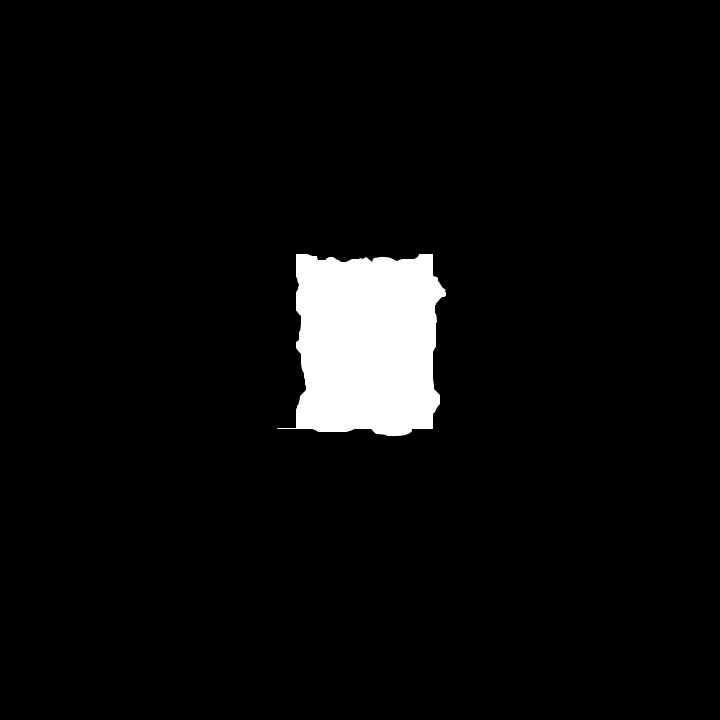
#> input picture torn_papers/0.png, 720 x 720 px; its folder holds only this picture in this run
$ python draw.py
#> lines starting #> are read from the running program, lines starting #| are printed output that depends on the picture; long printed decimals are rounded
import cv2 as cv
import os
import glob
import numpy as np
import matplotlib.pyplot as plt
import matplotlib.patches as Patches
import math
from scipy.spatial import ConvexHull
from scipy.spatial import distance
from shapely.geometry import polygon

#this function resizes the image
def rescaleFrame(frame, scale = 0.75):
    width = int(frame.shape[1] * scale)
    height = int(frame.shape[0] * scale)
    dimensions = (width, height)
    return cv.resize(frame, dimensions, interpolation = cv.INTER_AREA)

#this function join the coordinate points extracted from the edge of the image to form a polygon
def draw_graph(point):
    cent=(sum([p[0] for p in point])/len(point),sum([p[1] for p in point])/len(point))
    # sort by polar angle
    point.sort(key=lambda p: math.atan2(p[1]-cent[1],p[0]-cent[0]))
    # plot points
    plt.scatter([p[0] for p in point],[p[1] for p in point], label='data', marker='o')
    plt.gca().add_patch(Patches.Polygon(point,closed=True,fill=False))
    # plot polyline
    plt.gca().add_patch(Patches.Polygon(point,closed=True,fill=False))
    #plt.grid()
    plt.show()


def find_corners(coords):
    hull = ConvexHull(coords)
    corners = hull.points[hull.vertices]
    # Find the indices of the top-left, top-right, bottom-left, and bottom-right corners
    tl_index = np.argmin(corners[:, 0] + corners[:, 1])
    tr_index = np.argmin(-corners[:, 0] + corners[:, 1])
    bl_index = np.argmin(corners[:, 0] - corners[:, 1])
    br_index = np.argmin(-corners[:, 0] - corners[:, 1])
    unique_corners = corners[[bl_index, tl_index, br_index, tr_index]]
    centroid = np.mean(unique_corners, axis=0)
    # Sort the corners based on their angle
    angles = np.arctan2(unique_corners[:, 1] - centroid[1], unique_corners[:, 0] - centroid[0])
    sorted_indices = np.argsort(angles)
    return unique_corners[sorted_indices]


def get_side_properties(side):
    # Calculate length ratio, angle, and curvature for a side
    length_ratio = np.linalg.norm(side)
    curvature = np.abs(np.polyfit(side[:,0], side[:,1], 2)[0])
    return length_ratio, curvature

def compare_sides(dist1, dist2):

    if abs(dist1 - dist2) <= 10:
        return True
    else:
        return False

def sort_counterclockwise(points, start):
    # Get the centroid of the polygon
    n = len(points)
    x = [p[0] for p in points]
    y = [p[1] for p in points]
    centroid_x = sum(x) / n
    centroid_y = sum(y) / n
    # Sort the points based on their polar angle with respect to the centroid
    sorted_points = sorted(points, key=lambda p: math.atan2(p[1] - centroid_y, p[0] - centroid_x))
    # Check if the starting point is present in the sorted list of points
    start_index = None
    for i, p in enumerate(sorted_points):
        if p[0] == start[0] and p[1] == start[1]:
            start_index = i
            break
    # If the starting point is not present in the sorted list of points, return the sorted list
    if start_index is None:
        return sorted_points
    # Reorder the points so that the starting point is the first element
    sorted_points = sorted_points[start_index:] + sorted_points[:start_index]
    return sorted_points

def split_polygon(corners, all_points):
    result = []
    for i in range(len(corners)):
        start = corners[i]
        end = corners[(i + 1) % len(corners)]
        start_index = -1
        end_index = -1
        for j, point in enumerate(all_points):
            if (start == point).all():
                start_index = j
                break
        for j, point in enumerate(all_points[start_index:]):
            if (end == point).all():
                end_index = j + start_index
                break
        if start_index <= end_index:
            result.append(np.array(all_points[start_index: end_index + 1]))
        else:
            result.append(np.array(all_points[start_index:] + all_points[:end_index + 1]))
    result[-1] = np.concatenate((result[-1], corners[0].reshape(1, -1)))
    return result

def overlay_polygons(point1, point2):
    # Create a figure and axis object
    fig, ax = plt.subplots()

    # Plot the first polygon side with blue color and solid line style
    ax.plot(point1, color='blue', linestyle='solid')

    # Plot the second polygon side with red color and dashed line style
    ax.plot(point2, color='red', linestyle='dashed')

    # Set the aspect ratio of the plot to 'equal'
    ax.set_aspect('equal')

    # Show the plot
    plt.show()

def calculate_interior_angles(polygon):
    n = len(polygon)
    angles_first = []
    for i in range(1, n):
        p1 = polygon[0]
        p2 = polygon[i]
        p3 = polygon[(i+1) % n]
        v1 = [p2[0] - p1[0], p2[1] - p1[1]]
        v2 = [p3[0] - p2[0], p3[1] - p2[1]]
        dot_product = v1[0]*v2[0] + v1[1]*v2[1]
        cross_product = v1[0]*v2[1] - v1[1]*v2[0]
        angle = math.atan2(cross_product, dot_product)
        angles_first.append(angle)
    sum_angles_first = sum(angles_first)

    angles_last = []
    for i in range(0, n):
        p1 = polygon[-1]
        p2 = polygon[-(i+1)]
        p3 = polygon[-(i+2) % n]
        v1 = [p2[0] - p1[0], p2[1] - p1[1]]
        v2 = [p3[0] - p2[0], p3[1] - p2[1]]
        dot_product = v1[0]*v2[0] + v1[1]*v2[1]
        cross_product = v1[0]*v2[1] - v1[1]*v2[0]
        angle = math.atan2(cross_product, dot_product)
        angles_last.append(angle)
    sum_angles_last = sum(angles_last)

    sum_angles = sum_angles_first + sum_angles_last

    # Visualization
    fig, ax = plt.subplots()
    ax.set_aspect('equal')
    ax.plot([p[0] for p in polygon], [p[1] for p in polygon], 'b-')
    for i, p in enumerate(polygon):
        ax.text(p[0], p[1], str(i+1), ha='center', va='center', fontsize=12, color='r')
        if i > 0:
            ax.plot([polygon[0][0], p[0]], [polygon[0][1], p[1]], 'g--')
            ax.plot([polygon[-1][0], p[0]], [polygon[-1][1], p[1]], 'm--')
    ax.set_title(f'Sum of interior angles: {sum_angles:.2f} radians')
    plt.show()
    print(sum_angles_first)
    print(sum_angles_last)
    return sum_angles


def label(sides, points):
    for p in range(0, len(sides)):
        fig, ax = plt.subplots()
        plt.scatter([s[0] for s in points[p]],[s[1] for s in points[p]], label='data', marker='o')
        for r in range(0, len(sides[p])):
            ax.annotate(str(p) + str(r), (sides[p][r][0][0], sides[p][r][1][1]))
        #plt.savefig(f"{p} verts_sorted.jpg")
    plt.show()

def draw_line(p1, p2, num_points=100):
    x1, y1 = p1
    x2, y2 = p2
    line = []
    for i in range(num_points + 1):
        t = i / num_points
        x = x1 + t * (x2 - x1)
        y = y1 + t * (y2 - y1)
        line.append((x, y))
    return line


def calculate_distance(points):
    first_point = points[0]
    last_point = points[-1]
    distances = []
    x1, y1 = first_point
    x2, y2 = last_point
    if x2 - x1 == 0: # vertical line
        for point in points:
            x, y = point
            distance = abs(x - x1)
            distances.append(distance)
    elif y2 - y1 == 0: # horizontal line
        for point in points:
            x, y = point
            distance = abs(y - y1)
            distances.append(distance)
    else: # non-vertical and non-horizontal line
        slope = (y2 - y1) / (x2 - x1)
        intercept = y1 - slope * x1
        for point in points:
            x, y = point
            # Calculate the equation of the perpendicular line
            perp_slope = -1 / slope
            perp_intercept = y - perp_slope * x
            # Calculate the intersection point of the two lines
            inter_x = (perp_intercept - intercept) / (slope - perp_slope)
            inter_y = slope * inter_x + intercept
            # Calculate the distance between the current point and the intersection point
            distance = ((x - inter_x)**2 + (y - inter_y)**2)**0.5
            distances.append(distance)
    x_points = [x for x, y in points]
    y_points = [y for x, y in points]
    plt.scatter(x_points, y_points)
    # Draw the line segment
    line = draw_line(first_point, last_point)
    x_line = [x for x, y in line]
    y_line = [y for x, y in line]
    plt.plot(x_line, y_line)
    for point, distance in zip(points, distances):
        x, y = point
        if x2 - x1 == 0: # vertical line
            inter_x = x1
            inter_y = y
        elif y2 - y1 == 0: # horizontal line
            inter_x = x
            inter_y = y1
        else: # non-vertical and non-horizontal line
            # Calculate the equation of the perpendicular line
            perp_slope = -1 / slope
            perp_intercept = y - perp_slope * x
            # Calculate the intersection point of the two lines
            inter_x = (perp_intercept - intercept) / (slope - perp_slope)
            inter_y = slope * inter_x + intercept
        # [5 lines of commented-out code are left out]
    t = 0
    for i in distances:
        t += i
    #print(t)
    #print(distances)
    #print(len(distances))
    return t


os.chdir("C:/Users/OPE/Documents/Visual Studio 2008/computer vision/torn_papers")
images = ("C:/Users/OPE/Documents/Visual Studio 2008/computer vision/torn_papers")
k = len(os.listdir(images))
all_files = glob.glob(os.path.join(images, "*"))

# Extract the numeric part of the file names and convert them to integers
numeric_names = [int(os.path.splitext(os.path.basename(file))[0]) for file in all_files]

# Sort the list of files based on their numeric values
sorted_files = [file for _, file in sorted(zip(numeric_names, all_files))]
# Print the sorted list of files
#print(sorted_files)
i = 0
all_sides = []
ptu = []
while i < k:
    for image in sorted_files:
        if image.endswith(".jpg") or image.endswith(".png"):
            img = cv.imread(image)
#> img is the input picture: shape (720, 720, 3); min 0, max 255, mean 11.7
            img_resize = rescaleFrame(img, scale = .15)

            edge_pixel = []
            piece = []
            background = []
            points = []

            xl = []
            yl = []
            rerr = []
            pixel_value = 5
            for i in range (img_resize.shape[0]):
                for j in range(img_resize.shape[1]):
                    numbers = img_resize[i][j]
                    if any(numbers < pixel_value):
                        background.append(numbers)
                        #numbers[0], numbers[1], numbers[2] = [0, 0, 0]
                    if all(numbers > pixel_value):
                        piece.append(numbers)
                        coordinates = [i, j]
                        #numbers[0], numbers[1], numbers[2] = [255, 255, 255]

                        if any(img_resize[i][j - 1] < pixel_value) or any(img_resize[i][j + 1] < pixel_value) or any(img_resize[i - 1][j] < pixel_value) or any(img_resize[i + 1][j] < pixel_value):
                            edge_pixel.append(img_resize[i][j])
                            pts = np.array([coordinates])
                            points.append(coordinates)
#> after the loop, background = 11077 items, first 6: [0, 0, 0], [0, 0, 0], [0, 0, 0], [0, 0, 0], [0, 0, 0], [0, 0, 0]; edge_pixel = 94 items, first 6: [138, 138, 138], [230, 230, 230], [189, 189, 189], [93, 93, 93], [6, 6, 6], [103, 103, 103]; piece = 586 items, first 6: [138, 138, 138], [230, 230, 230], [189, 189, 189], [93, 93, 93], [6, 6, 6], [103, 103, 103]; points = 94 pairs, first value 38 to 65, second value 41 to 66

            for coord in points:
                xl.append(coord[0])
                yl.append(coord[1])
#> this loop made 94 passes
#> coord on passes 1 to 12: [38, 44], [38, 45], [38, 46], [38, 47], [38, 48], [38, 49], [38, 50], [38, 52], [38, 53], [38, 54], [38, 55], [38, 56]
#> after the loop, xl = 94 values from 38 to 65; yl = 94 values, max 66 at index 28, min 41 at index 70, mean 54.01

            coords = np.array(points)
#> coords has the same summary as points
            ptu.append(points)
            corners = find_corners(coords)
#> in find_corners, `corners = hull.points[hull.vertices]`: corners = [[38, 44], [64, 41], [65, 56], [65, 61], [64, 64], [61, 65], [44, 66], [42, 66], [38, 64]]
#> in find_corners, `tl_index = np.argmin(corners[:, 0] + corners[:, 1])`: tl_index = 0
#> in find_corners, `tr_index = np.argmin(-corners[:, 0] + corners[:, 1])`: tr_index = 1
#> in find_corners, `bl_index = np.argmin(corners[:, 0] - corners[:, 1])`: bl_index = 8
#> in find_corners, `br_index = np.argmin(-corners[:, 0] - corners[:, 1])`: br_index = 4
#> in find_corners, `unique_corners = corners[[bl_index, tl_index, br_index, tr_index]]`: unique_corners = [[38, 64], [38, 44], [64, 64], [64, 41]]
#> in find_corners, `centroid = np.mean(unique_corners, axis=0)`: centroid = [51, 53.25]
#> in find_corners, `angles = np.arctan2(unique_corners[:, 1] - centroid[1], unique_corners..`: angles = [2.45, -2.52, 0.691, -0.756]
#> in find_corners, `sorted_indices = np.argsort(angles)`: sorted_indices = [1, 3, 2, 0]
#> corners = [[38, 44], [64, 41], [64, 64], [38, 64]]
            vert_sort = sort_counterclockwise(coords, corners[0])
#> in sort_counterclockwise, `n = len(points)`: n = 94
#> in sort_counterclockwise, `x = [p[0] for p in points]`: x = 94 values from 38 to 65
#> in sort_counterclockwise, `y = [p[1] for p in points]`: y has the same summary as yl outside sort_counterclockwise
#> in sort_counterclockwise, `centroid_x = sum(x) / n`: centroid_x = 51.41
#> in sort_counterclockwise, `centroid_y = sum(y) / n`: centroid_y = 54.01
#> in sort_counterclockwise, `sorted_points = sorted(points, key=lambda p: math.atan2(p[1] - centroi..`: sorted_points has the same summary as points outside sort_counterclockwise
#> the loop in sort_counterclockwise, `for i, p in enumerate(sorted_points):` made 11 passes
#> (p, start_index) on pass 11: ([38, 44], 10)
#> vert_sort has the same summary as points
            sides = split_polygon(corners, vert_sort)
#> the loop in split_polygon, `for i in range(len(corners)):` made 4 passes
#> (start, end) on passes 1 to 4: ([38, 44], [64, 41]), ([64, 41], [64, 64]), ([64, 64], [38, 64]), ([38, 64], [38, 44])
#> after the loop in split_polygon, `for i in range(len(corners)):`: result = 4 items
#> sides = 4 items
            all_sides.append(sides)
            # [9 lines of commented-out code are left out]
            i += 1
#> i = 108
            cv.waitKey(0)
            cv.destroyAllWindows()
distancer = []
all_points = []
p = 0
while p < len(all_sides):
    distances = {}
    pointer = {}
    j = 0
    while j < len(all_sides[p]):
        length = calculate_distance(all_sides[p][j])
        distances[f"{p}side{j}"] = length
        pointer[f"{p}side{j}"] = all_sides[p][j]
        j += 1
    p += 1
    distancer.append(distances)
    all_points.append(pointer)
#> this loop made 1 pass
#> after the loop, all_points = 1 item; distancer = 1 item; p = 1
#print(distancer)
#print(all_points[1]
#print(all_sides[-1])

f = 0

while f < len(distancer):
    for k, v in distancer[f].items():
        x = range(0, len(distancer))
        list = []
        for i in x:
            for r, j in distancer[i].items():
                if compare_sides(v, j):
                    if r != k:
                        if j != 0 and v != 0:
                            if abs(int(r[-1]) - int(k[-1])) == 2:
                                list.append(r)
                else:
                    continue
        if len(list) != 0:
            pont = []
            for x in list:
                t = range(0, len(all_points))
                for p in t:
                    for y, w in all_points[p].items():
                        if x == y:
                            pont.append(w)
                        elif k == y:
                            main_point = w
                        else:
                            continue
            #print(pont)
            #print(main_point)
            for points in pont:
                calculate_interior_angles(main_point)
                overlay_polygons(points, main_point)
            print(f"{list} are potential matches to {k}\n\n")
    f += 1
#> this loop made 1 pass
#> f on pass 1: 1
#| 0.5432
#| 0.06125
#| ['0side3'] are potential matches to 0side1
#| 2.867
#| -2.933
#| ['0side1'] are potential matches to 0side3
#> pass 1, in calculate_interior_angles, `plt.show()`:
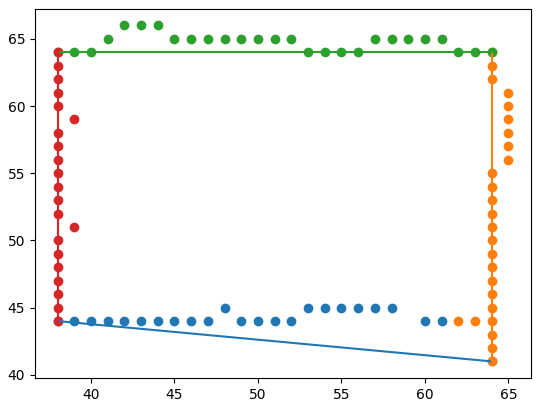
#> figure drawn by matplotlib, 1 panel; curve peaks at x = 38, y = 44
#> pass 1, in calculate_interior_angles, `plt.show()`:
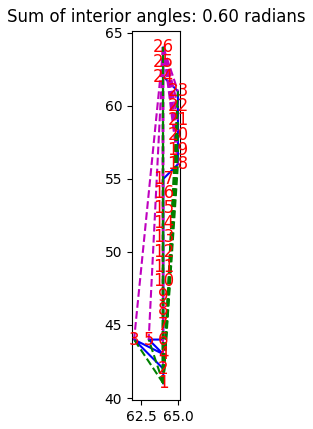
#> figure drawn by matplotlib, 1 panel
#> pass 1, in overlay_polygons, `plt.show()`:
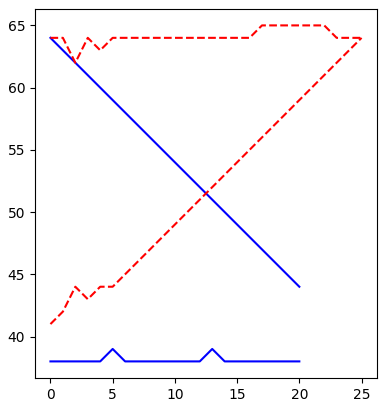
#> figure drawn by matplotlib, 1 panel; curve peaks at x = 5, y = 39; curve peaks at x = 0, y = 64; curve peaks at x = 17, y = 65
#> pass 1, in calculate_interior_angles (call 2), `plt.show()`:
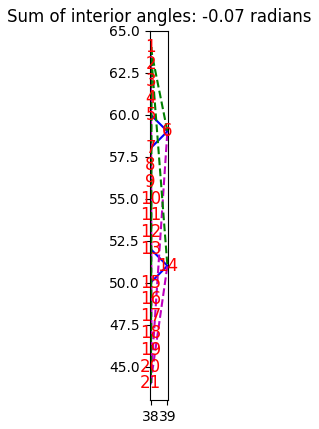
#> figure drawn by matplotlib, 1 panel
#> pass 1, in overlay_polygons (call 2), `plt.show()`:
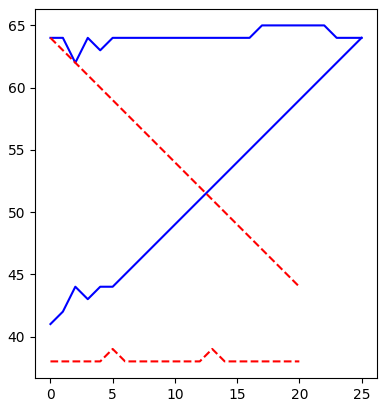
#> figure drawn by matplotlib, 1 panel; curve peaks at x = 17, y = 65; curve peaks at x = 25, y = 64; curve peaks at x = 5, y = 39
#> after the loop, f = 1

#label(all_sides, ptu)
